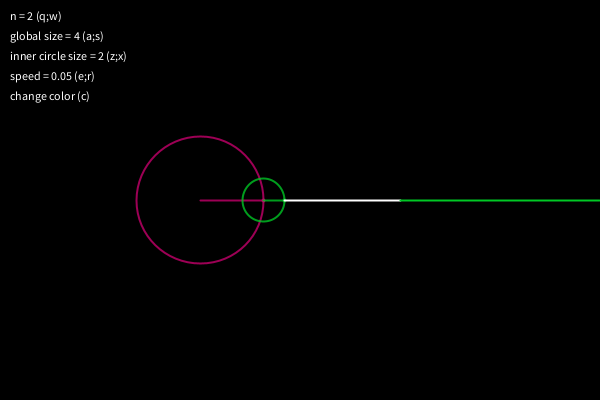
Frame 1 (no input)
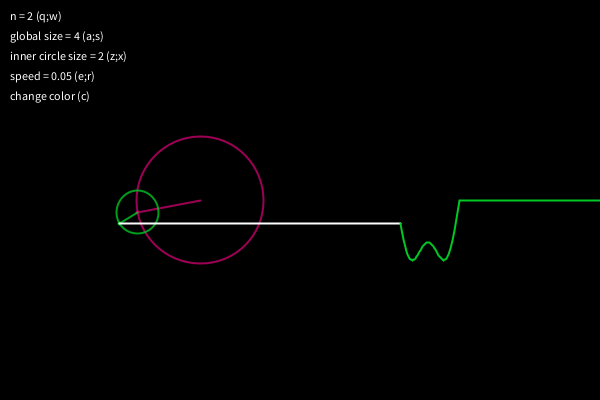
Frame 60 (the mouse pressed at the canvas centre just before this capture)
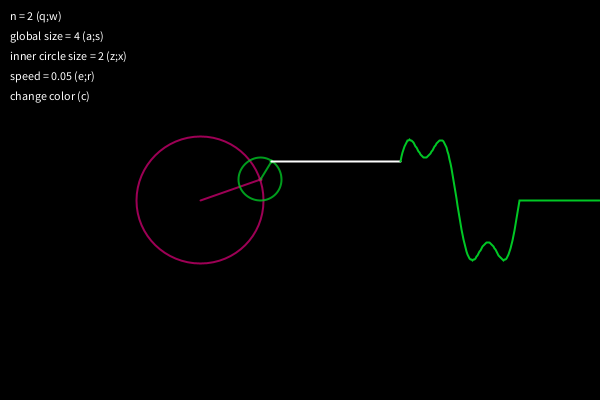
Frame 120 (the mouse held since frame 60 and released just before this capture)

The Processing sketch that drew these frames (run headless with seeded random() and noise(); from frame 60 on, the mouse is pressed at the canvas centre):

// Processing sketch: Fourier_Series
// ── Fourier_Series.pde
float time;
float[] wave;

int maxN;
int circleSize;
int innerCircleSize;
float speed;
ArrayList<Integer> colors;

void setup()
{
  size(600, 400);
  colorMode(HSB);

  time = 0;
  wave = new float[200];
  // config
  maxN = 2;
  circleSize = 4;
  innerCircleSize = 2;
  speed = 0.05;
  colors = new ArrayList<Integer>(maxN);
  for(int i = 0; i < maxN; ++i)
  {
    colors.add(i, (int)random(0, 360));
  }
}

void draw()
{
  background(0);
  // config
  text("n = " + maxN + " (q;w)", 10, 20);
  text("global size = " + circleSize + " (a;s)", 10, 40);
  text("inner circle size = " + innerCircleSize + " (z;x)", 10, 60);
  text("speed = " + speed + " (e;r)", 10, 80);
  text("change color (c)", 10, 100);

  // act
  translate(200, 200);
  strokeWeight(2);

  float x = 0;
  float y = 0;

  // summing fourier series
  for (int i = 0; i < maxN; ++i)
  {
    float prevX = x;
    float prevY = y;

    float n = i*innerCircleSize + 1;
    float radius = 50*(circleSize/(n*PI));
    

    // smaller inner circles    
    stroke(colors.get(i), 255, 200, 200);
    noFill();
    ellipse(prevX, prevY, radius*2, radius*2);

    // summing up
    x += radius * cos(n * time);
    y += radius * sin(n * time);

    // dot on the cirlce
    ellipse(x, y, 2, 2);
    // line from the center to the point in a cirle
    line(prevX, prevY, x, y);
  }

  // shifting array and add new value to the beginnig
  System.arraycopy(wave, 0, wave, 1, wave.length - 1);  
  wave[0] = y;

  // line connecting the last circle and wave
  translate(200, 0);
  stroke(255);
  line(x - 200, y, 0, wave[0]);

  // wave
  stroke(colors.get(colors.size() - 1), 255, 200);
  noFill();
  beginShape();
  for (int i = 0; i < wave.length; ++i)
  {
    vertex(i, wave[i]);
  }
  endShape();

  // moving
  time += speed;
}

void keyPressed()
{
  // circle amount, adding colors for circle
  if (key == 'q')  
  {
    --maxN;
    
    colors.remove(colors.size() - 1);
  }
  else if (key == 'w') 
  {
    ++maxN;
    
    colors.add((int)random(0, 360));    
  }
  
  maxN = constrain(maxN, 1, 1000);
  
  // circle size
  if (key == 'a')  --circleSize;
  else if (key == 's') ++circleSize;  
  
  circleSize = constrain(circleSize, 1, 10);
  
  // inner circle size
  if (key == 'z')  --innerCircleSize;
  else if (key == 'x') ++innerCircleSize;  
  
  innerCircleSize = constrain(innerCircleSize, 0, 10);
  
  // inner circle size
  if (key == 'e')  speed-=0.01;
  else if (key == 'r') speed+=0.01;  
  
  speed = constrain(speed, 0.01, 0.1);
  
  // change all colors
  if (key == 'c') 
  {
    for(int i = 0; i < colors.size(); ++i)
    {
      colors.set(i, (int)random(0, 360));
    }
  }
  
}
